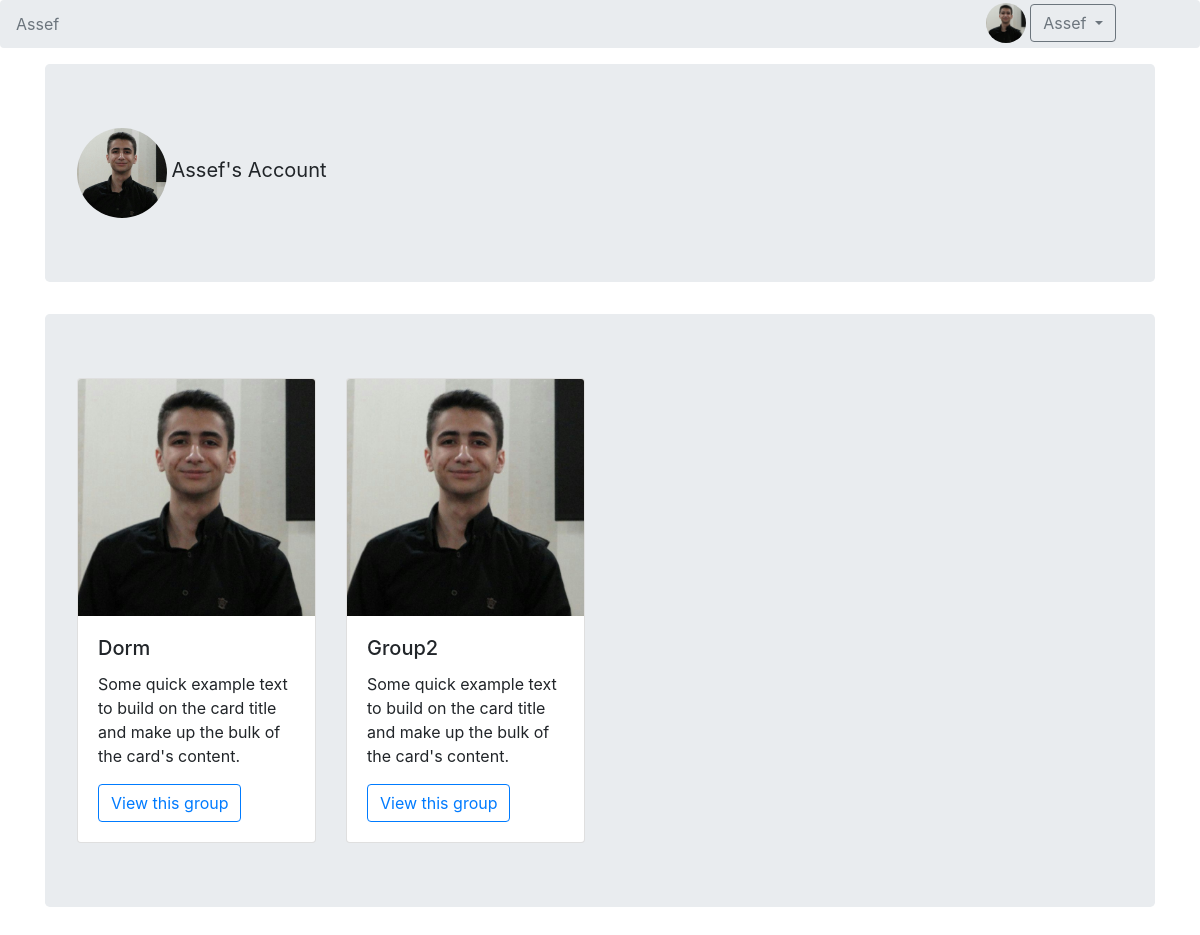
The page /assef (signed in) on the database as committed earlier.
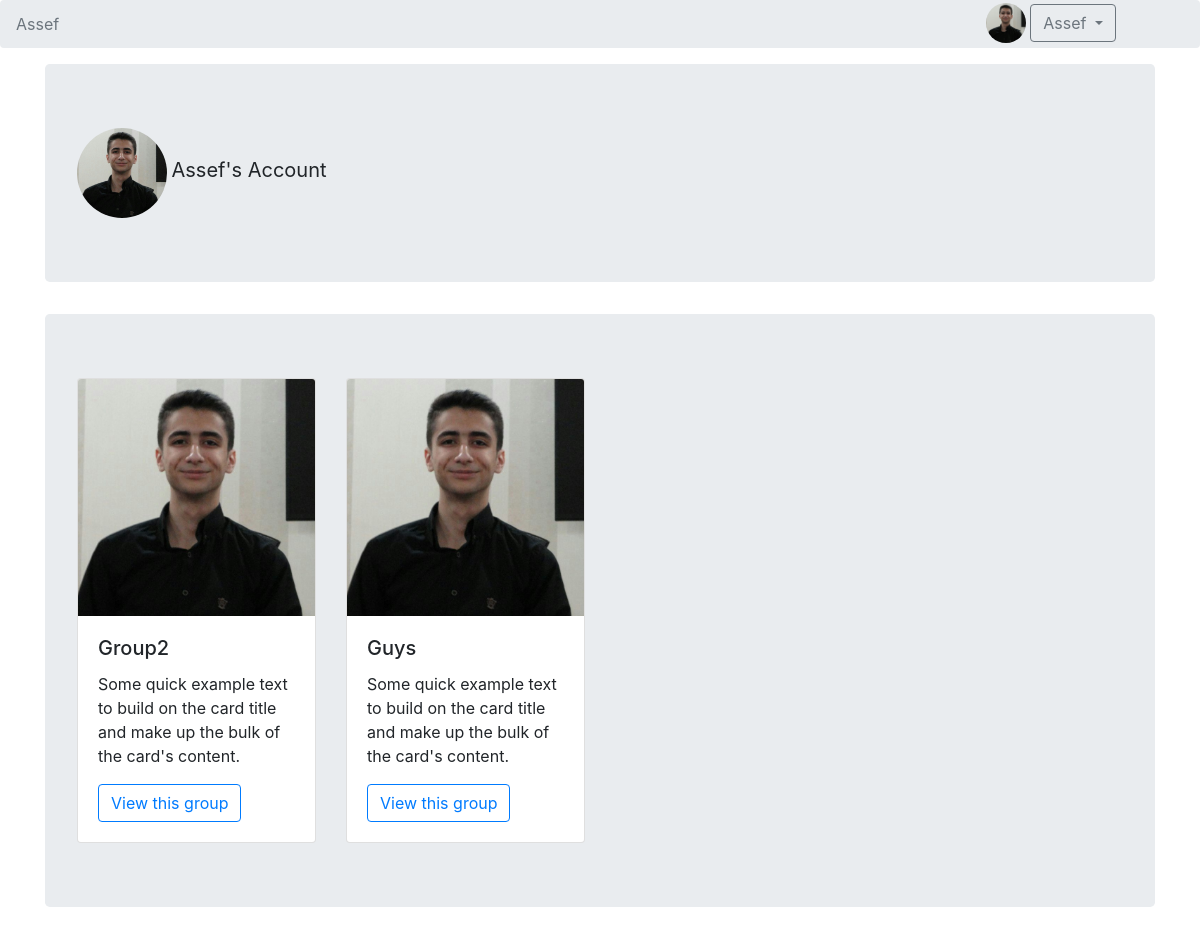
The same page on the database as committed later.
### main/models.py (models this page shows, shortened)
class GroupMember(models.Model):
    group_fk = models.ForeignKey(Group, on_delete=models.CASCADE)
    member_fk = models.ForeignKey(Account, on_delete=models.CASCADE)
    balance = models.FloatField(default=0)

class Group(models.Model):
    group_id = models.SlugField(max_length=20, unique=True)
    group_name = models.CharField(max_length=20)
    admin_fk = models.ForeignKey(Account, on_delete=models.CASCADE)
    group_picture = models.ImageField(
        upload_to='main/static/img/group_pictures', blank=True)
    def get_absolute_url(self):
        return f"/{self.group_id}"

### main/views.py (the view)
# urls.py: path('<slug:username>', views.account_view),
@login_required
def account_view(request, username):
    account = Account.objects.get(user=request.user)
    print('\n\n\n', account.profile_picture, '\n\n\n')
    profile_account = Account.objects.get(
        user=User.objects.get(username=username))
    groups = GroupMember.objects.filter(member_fk=profile_account)
    if profile_account == account:
        template_name = 'account.html'
        title = 'Account Detail'
    else:
        template_name = 'profile.html'
        title = 'Profile Detail'
    context = {'title': title,
               'account': account, 'groups': groups,
               'profile_account': profile_account}
    return render(request, template_name, context)

### main/models.py (called while the page is built)
    def get_add_url(self):
        return f"/add-group"

### main/templates/account.html (shortened to what this page needs)
{% extends "base.html" %}
{% load static %}
{% block navbar %}
<div class="dropdown" style="position: absolute; right: 7%; padding-top: 3px;">
    {% if account.profile_picture %}
    <img src="{{ account.get_profile_picture_address }}" class="rounded-circle" width="40" height="40"></img>
    {% else %}
    <img src="{% static 'img/test.jpeg' %}" class="rounded-circle" width="40" height="40"></img>
    {% endif %}
    <button type="button" class="btn btn-outline-secondary dropdown-toggle" data-toggle="dropdown" aria-haspopup="true"
        aria-expanded="false">
        {{account.user.get_short_name}}
    </button>
</div>
<nav aria-label="breadcrumb">
    <ol class="breadcrumb">
        <li class="breadcrumb-item active" aria-current="page">{{account.user.get_short_name}}</li>
    </ol>
</nav>
{% endblock %}
{% block content %}
<main role="main" class="container">
    <div class="jumbotron">
        {% if account.profile_picture %}
        <img src="{{ account.get_profile_picture_address }}" class="rounded-circle" width="90" height="90"></img>
        {% else %}
        <img src="{% static 'img/test.jpeg' %}" class="rounded-circle" width="90" height="90"
            style="display: inline-block;"></img>
        {% endif %}
        <p style="font-size: 20px;display: inline-block;">{{ profile_account.user.get_short_name }}'s Account</p>
    </div>
    <div class="jumbotron">
        <div class="row">
            {% for group in groups %}
            <div class="col col-12 col-sm-6 col-md-4 col-lg-3">
                <div class="card">
                    <img src="{% static 'img/test.jpeg' %}" class="card-img-top" alt="img">
                    <div class="card-body">
                        <h5 class="card-title">{{ group.group_fk.group_name }}</h5>
                        <p class="card-text">Some quick example text to build on the card title and make up the bulk of
                            the
                            card's content.</p>
                        <a href="{{ group.group_fk.get_absolute_url }}/view" class="btn btn-outline-primary">View this
                            group</a>
                    </div>
                </div>
            </div>
            {% endfor %}
        </div>
    </div>
</main>
{% endblock %}

Rows that differ between the two databases and show on the page:
removed GroupMember: group_fk.group_name "Dorm"
added GroupMember: group_fk.group_name "Guys"
